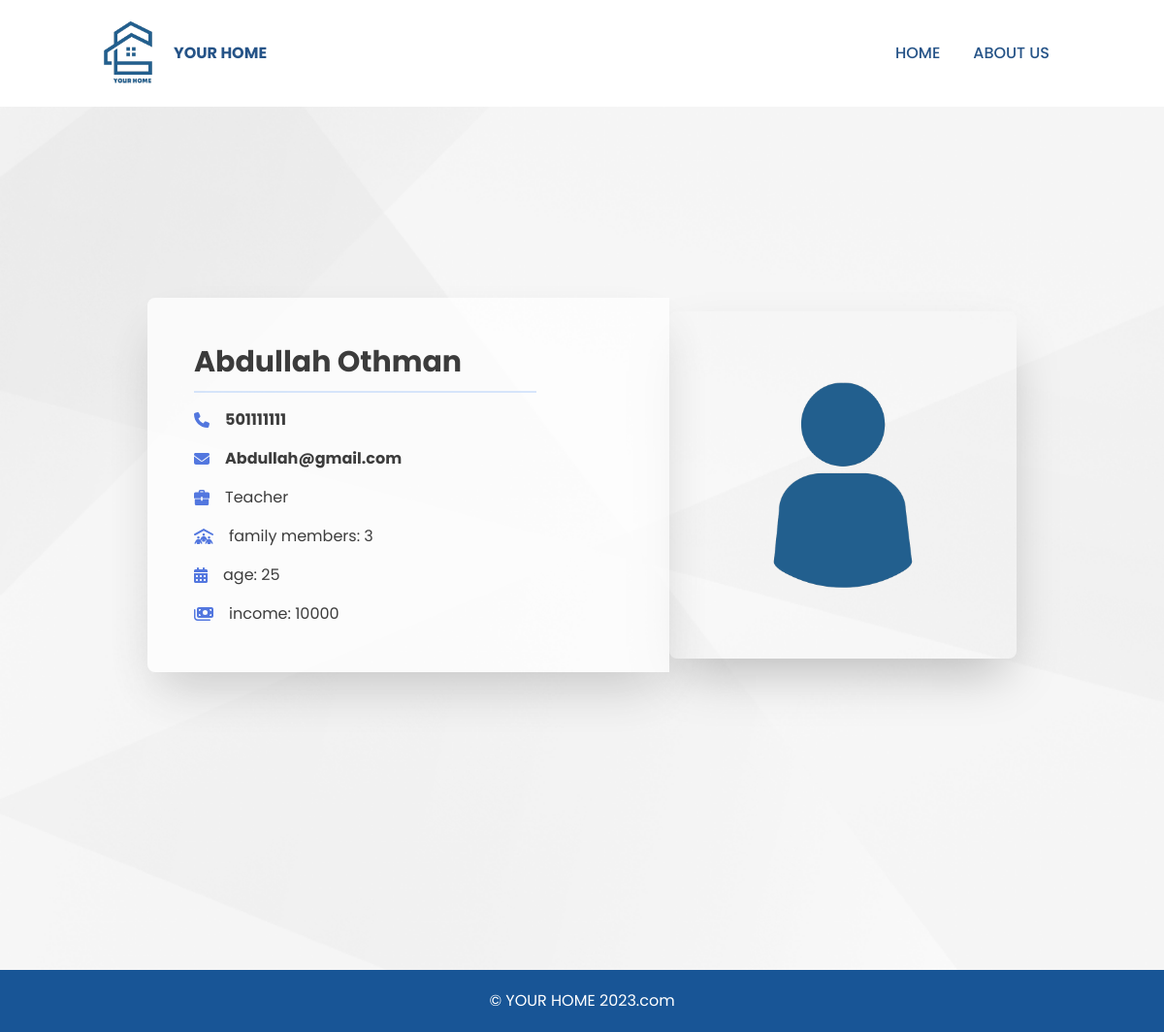
/applicantInfo.php?id=1 (signed in), run on the app's committed database.
### tables this page shows
CREATE TABLE `homeseeker` (
  `id` int(11) NOT NULL,
  `first_name` varchar(200) NOT NULL,
  `last_name` varchar(200) NOT NULL,
  `age` int(11) NOT NULL,
  `family_members` int(11) NOT NULL,
  `income` int(11) NOT NULL,
  `job` varchar(200) NOT NULL,
  `phone_number` int(100) NOT NULL,
  `email_address` varchar(200) NOT NULL,
  `password` varchar(200) NOT NULL
);

### applicantInfo.php (the view, shortened to what this page needs)
<?php
include 'includes/db_connect.php';
if(isset($_GET['id'])){
$id=$_GET['id'];
}else {
    echo 'Error happened in the GET ';
    exit();
}
$sql="SELECT * FROM `homeseeker` WHERE id='$id'";
$result= mysqli_query($databaseCon, $sql);
$rows= mysqli_num_rows($result);
if($rows > 0){
    $row=mysqli_fetch_assoc($result);
}
else{
    echo 'Error happened in searching information try again ';
    exit();
}
?>
<!DOCTYPE html>
<html lang="en">
<head>
  <link rel="stylesheet" href="Styles\head.css">
  <link rel="stylesheet" href="https://unpkg.com/tailwindcss@2.2.19/dist/tailwind.min.css"/>
    <link rel="stylesheet" href="Styles\style.css">
</head>
<body>
   <header>
    <div class="nav container">
      <a href="index.php" class="logo"> <img src="image/Logo.png" alt=""> Your Home</a>
      <ul class="navbar">
        <li><a href="index.php">Home</a></li>
        <li><a href="index.php">About Us</a></li>
      </ul>
    </div>
</header>
 <div class="prof">
   <div class="max-w-4xl flex items-center h-auto lg:h-screen flex-wrap mx-auto my-32 lg:my-0" >
	<div id="profile" class="w-full lg:w-3/5 rounded-lg lg:rounded-l-lg lg:rounded-r-none shadow-2xl bg-white opacity-75 mx-6 lg:mx-0">
		<div class="p-4 md:p-12 text-center lg:text-left">
			<h1 class="text-3xl font-bold pt-8 lg:pt-0"><?php echo $row['first_name']; echo' '. $row['last_name'];?></h1>
			<div class="mx-auto lg:mx-0 w-4/5 pt-3 border-b-2 border-blue-500 opacity-25"></div>
            <p class="pt-4 text-base font-bold flex items-center justify-center lg:justify-start"> <?php echo $row['phone_number'];?></p>
            <p class="pt-4 text-base font-bold flex items-center justify-center lg:justify-start"> <?php echo $row['email_address'];?></p>
			<p class="pt-4 text-base flex items-center justify-center lg:justify-start"><svg class="h-4 fill-current text-blue-700 pr-4" xmlns="http://www.w3.org/2000/svg" viewBox="0 0 20 20"><path d="M9 12H1v6a2 2 0 0 0 2 2h14a2 2 0 0 0 2-2v-6h-8v2H9v-2zm0-1H0V5c0-1.1.9-2 2-2h4V2a2 2 0 0 1 2-2h4a2 2 0 0 1 2 2v1h4a2 2 0 0 1 2 2v6h-9V9H9v2zm3-8V2H8v1h4z"/></svg> <?php echo $row['job'];?></p>
                        <p class="pt-4 text-base flex items-center justify-center lg:justify-start"> <?php echo'family members: '. $row['family_members'];?></p>
			<p class="pt-4 text-base flex items-center justify-center lg:justify-start"> <?php echo'age: '. $row['age'];?></p>
            <p class="pt-4 text-base flex items-center justify-center lg:justify-start"> <?php echo'income: '. $row['income'];?></p>
		</div>
	</div>
	<div class="w-full lg:w-2/5">
		<img src="image/5.png" class="rounded-none lg:rounded-lg shadow-2xl hidden lg:block">
	</div>
</div>
</div>
   <div class="copyright">
    <p>&#169; YOUR HOME 2023.com</p>
  </div>
</body>
</html>

### Styles/head.css (style rules this page uses)
* { font-family: 'Poppins', sans-serif; margin: 0; padding: 0; box-sizing: border-box; scroll-behavior: smooth; scroll-padding-top: 4rem; list-style: none; text-decoration: none; }
:root { --box-shadow: 2px 2px 18px rgb(14 52 54 / 15%) }
.nav img { width: 70px; height: 70px; }
header { display: block; width: 100%; background: #fff; position: fixed; top: 0; left: 0; z-index: 100; }
header .container { max-width: 1068px; margin-left:auto; margin-right:auto; }
.nav { display: flex; align-items: center; justify-content: space-between; padding: 20px 35px; }
.logo { display: flex; align-items: center; column-gap: 0.5rem; font-size: 1rem; font-weight: 700; color: #255387; text-transform: uppercase; }
.navbar { display: flex; }
.navbar a { padding: 8px 17px; color:#255387; font-size: 1rem; text-transform: uppercase; font-weight: 500; }
.copyright { padding: 20px; text-align: center; color:#fff; background:#185596; }

### Styles/style.css (style rules this page uses)
html { background: url(../image/back.png) ; background-size: auto 100%; }
.prof { margin-block: 100px; }

### data on the page
homeseeker: first_name "Abdullah", last_name "Othman", phone_number "501111111", email_address "Abdullah@gmail.com", job "Teacher", family_members "3", age "25", income "10000"
